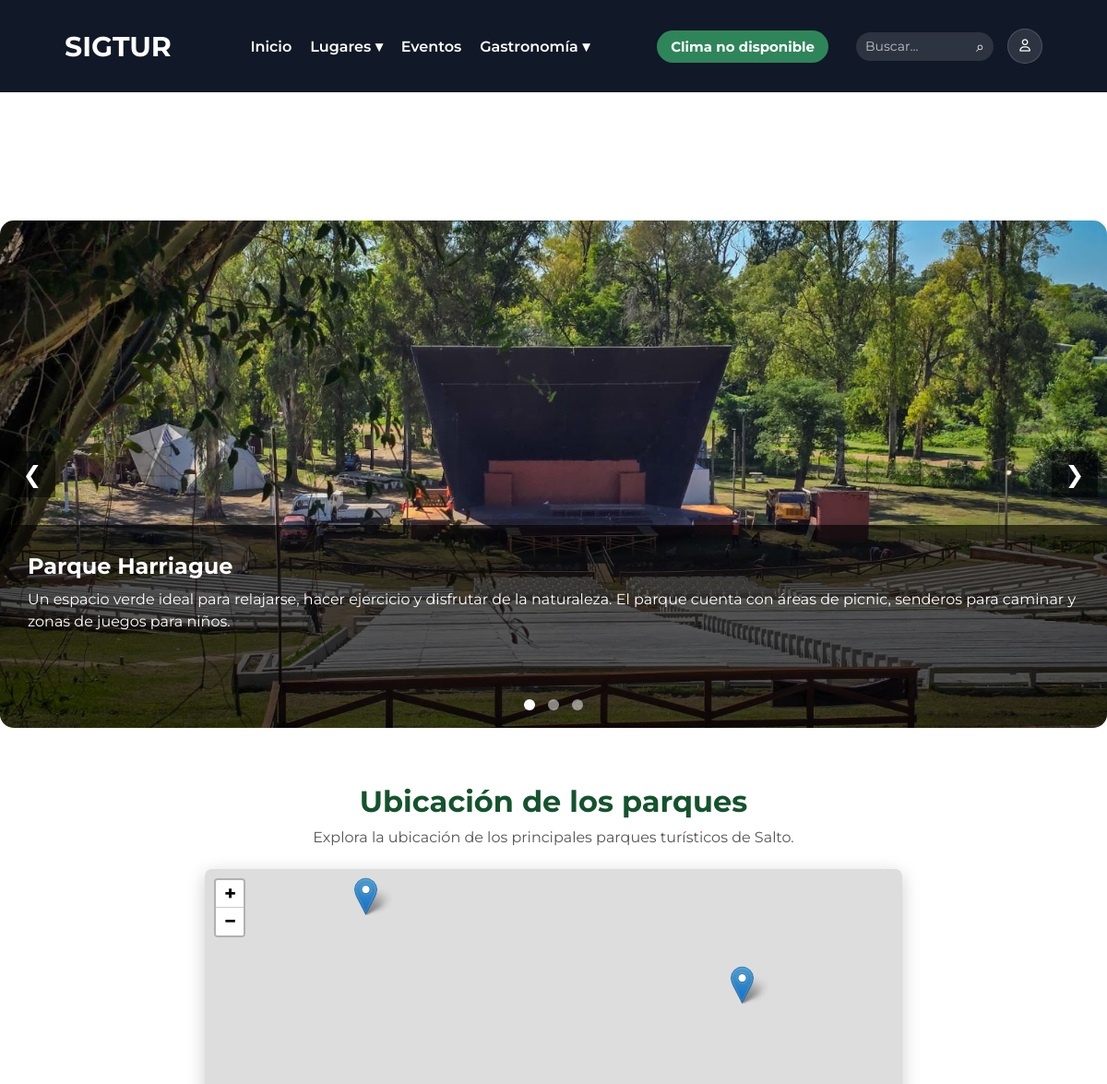
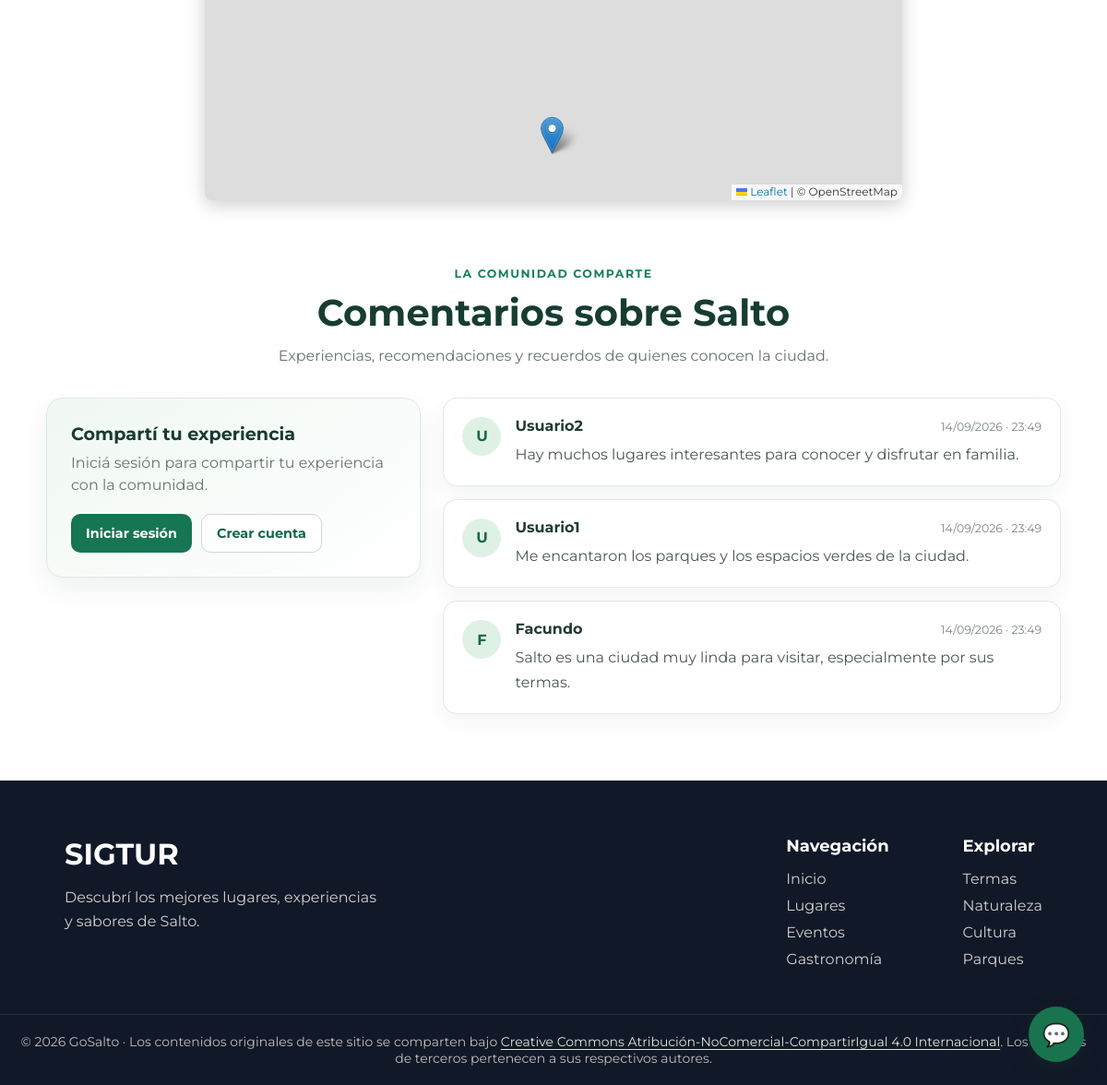
The page /pages/lugares/parques.php on the database its author committed (2 pictures, top to bottom).
### tables this page shows
CREATE TABLE `lugar` (
  `ID_LUGAR` int(11) NOT NULL,
  `NOMBRE` varchar(150) NOT NULL,
  `DESCRIPCION` text DEFAULT NULL,
  `DIRECCION` varchar(200) NOT NULL,
  `IMAGEN` varchar(255) DEFAULT NULL,
  `LATITUD` decimal(10,7) DEFAULT NULL,
  `LONGITUD` decimal(10,7) DEFAULT NULL
);

CREATE TABLE `comentario` (
  `ID_COMENTARIO` int(11) NOT NULL,
  `ID_USUARIO` int(11) NOT NULL,
  `COMENTARIO` text NOT NULL,
  `FECHA` datetime DEFAULT current_timestamp()
);

CREATE TABLE `usuario` (
  `ID_USUARIO` int(11) NOT NULL,
  `ID_ROL` int(11) NOT NULL,
  `NOMBRE` varchar(100) NOT NULL,
  `CONTRASENA` varchar(255) NOT NULL,
  `CORREO` varchar(150) NOT NULL
);

### config/config.php (called while the page is built, shortened)
<?php
function url($ruta)
{
    return BASE_URL . $ruta;
}
?>

### pages/lugares/parques.php (the view, shortened to what this page needs)
<?php
require_once("../../conexion.php");
$sql = "SELECT
            LUGAR.ID_LUGAR,
            LUGAR.NOMBRE,
            LUGAR.DESCRIPCION,
            LUGAR.DIRECCION,
            LUGAR.IMAGEN,
            LUGAR.LATITUD,
            LUGAR.LONGITUD
        FROM LUGAR
        INNER JOIN LUGAR_CATEGORIA
            ON LUGAR.ID_LUGAR = LUGAR_CATEGORIA.ID_LUGAR
        WHERE LUGAR_CATEGORIA.ID_CATEGORIA = 1";
$resultado = $conexion->query($sql);
$parques = $resultado->fetch_all(MYSQLI_ASSOC);
?>
<!DOCTYPE html>
<html lang="es">
<head>
    <link rel="stylesheet" href="<?php echo '../../assets/css/var.css'; ?>">
    <link rel="stylesheet" href="<?php echo '../../assets/css/styles.css'; ?>">
    <link rel="stylesheet" href="<?php echo '../../assets/css/componentes.css'; ?>">
    <link rel="stylesheet" href="<?php echo '../../assets/css/style-secciones.css'; ?>">
    <link rel="stylesheet" href="<?php echo '../../assets/css/slider.css'; ?>">
    <link rel="stylesheet" href="<?php echo '../../assets/css/comments.css?v=3'; ?>">
    <link rel="stylesheet" href="https://cdnjs.cloudflare.com/ajax/libs/font-awesome/6.7.2/css/all.min.css">
    <link rel="stylesheet" href="https://unpkg.com/leaflet@1.9.4/dist/leaflet.css"/>
</head>
<body>
<main class="main-content pagina-interna">
<?php include("../../includes/navbar.php"); ?>
<section class="slider-container">
    <button class="slider-btn prev">❮</button>
    <?php foreach ($parques as $indice => $parque) { ?>
        <div class="slide <?php echo $indice === 0 ? 'active' : ''; ?>">
            <img
                src="../../<?php echo $parque['IMAGEN']; ?>"
                alt="<?php echo $parque['NOMBRE']; ?>"
            >
            <div class="slide-info">
                <h2>
                    <?php echo $parque['NOMBRE']; ?>
                </h2>
                <p>
                    <?php echo $parque['DESCRIPCION']; ?>
                </p>
            </div>
        </div>
    <?php } ?>
    <button class="slider-btn next">❯</button>
    <div class="slider-dots">
        <?php foreach ($parques as $indice => $parque) { ?>
            <span class="dot <?php echo $indice === 0 ? 'active' : ''; ?>"></span>
        <?php } ?>
    </div>
</section>
<section class="mapa-parques">
    <h2>Ubicación de los parques</h2>
    <p>
        Explora la ubicación de los principales parques turísticos de Salto.
    </p>
    <div id="mapaParques"></div>
</section>
<?php include("../../includes/comments.php"); ?>
</main>
<?php include("../../includes/footer.php"); ?>
<?php include("../../includes/chat-widget.php"); ?>
</body>
</html>

### includes/comments.php (shortened to what this page needs)
<?php
require_once(__DIR__ . "/../conexion.php");
require_once(__DIR__ . "/../config/config.php");
try {
    $resultadoComentarios = $conexion->query(
        "SELECT COMENTARIO.COMENTARIO, USUARIO.NOMBRE, COMENTARIO.FECHA
         FROM COMENTARIO
         INNER JOIN USUARIO ON COMENTARIO.ID_USUARIO = USUARIO.ID_USUARIO
         ORDER BY COMENTARIO.ID_COMENTARIO DESC"
    );
} catch (mysqli_sql_exception $error) {
    error_log("No se pudieron cargar los comentarios: " . $error->getMessage());
    $resultadoComentarios = false;
}
?>
<section class="comentarios" id="comentarios">
    <header class="comentarios-header">
        <span class="comentarios-etiqueta">La comunidad comparte</span>
        <h2>Comentarios sobre Salto</h2>
        <p>Experiencias, recomendaciones y recuerdos de quienes conocen la ciudad.</p>
    </header>
    <div class="comentarios-contenido">
        <div class="comentario-formulario">
            <h3>Compartí tu experiencia</h3>
            <?php if (isset($_SESSION['id_usuario'])) { ?>
                <p class="comentario-sesion">
                    Publicando como <strong><?= htmlspecialchars($_SESSION['nombre'] ?? 'Usuario', ENT_QUOTES, 'UTF-8') ?></strong>
                </p>
                <form action="<?= htmlspecialchars(url('pages/guardar_comentario.php'), ENT_QUOTES, 'UTF-8') ?>" method="POST">
                    <input type="hidden" name="csrf_token" value="<?= htmlspecialchars($_SESSION['csrf_comentario'], ENT_QUOTES, 'UTF-8') ?>">
                    <input type="hidden" name="return_to" value="<?= htmlspecialchars($_SERVER['REQUEST_URI'] ?? '/', ENT_QUOTES, 'UTF-8') ?>">
                    <label for="texto-comentario">Tu comentario</label>
                    <textarea
                        id="texto-comentario"
                        name="comentario"
                        maxlength="2000"
                        rows="5"
                        placeholder="¿Qué te gustó de Salto? Compartí tu recomendación..."
                        required
                    ></textarea>
                    <div class="comentario-formulario-pie">
                        <small>Hasta 2000 caracteres</small>
                        <button type="submit">Publicar comentario</button>
                    </div>
                </form>
            <?php } else { ?>
                <p>Iniciá sesión para compartir tu experiencia con la comunidad.</p>
                <div class="comentario-acceso">
                    <a href="<?= htmlspecialchars(url('pages/login.php'), ENT_QUOTES, 'UTF-8') ?>">Iniciar sesión</a>
                    <a href="<?= htmlspecialchars(url('pages/register.php'), ENT_QUOTES, 'UTF-8') ?>">Crear cuenta</a>
                </div>
            <?php } ?>
        </div>
        <div class="comentarios-lista">
            <?php if ($resultadoComentarios === false) { ?>
                <p class="comentarios-vacio">No se pudieron cargar los comentarios en este momento. Intentá nuevamente más tarde.</p>
            <?php } elseif ($resultadoComentarios->num_rows === 0) { ?>
                <p class="comentarios-vacio">Todavía no hay comentarios. ¡Sé la primera persona en compartir su experiencia!</p>
            <?php } else { ?>
                <?php while ($comentario = $resultadoComentarios->fetch_assoc()) { ?>
                    <article class="comentario">
                        <div class="comentario-avatar" aria-hidden="true">
                            <?= htmlspecialchars(mb_strtoupper(mb_substr($comentario['NOMBRE'], 0, 1, 'UTF-8'), 'UTF-8'), ENT_QUOTES, 'UTF-8') ?>
                        </div>
                        <div class="comentario-detalle">
                            <div class="comentario-meta">
                                <h3><?= htmlspecialchars($comentario['NOMBRE'], ENT_QUOTES, 'UTF-8') ?></h3>
                                <time datetime="<?= htmlspecialchars($comentario['FECHA'], ENT_QUOTES, 'UTF-8') ?>">
                                    <?= htmlspecialchars(date('d/m/Y · H:i', strtotime($comentario['FECHA'])), ENT_QUOTES, 'UTF-8') ?>
                                </time>
                            </div>
                            <p><?= nl2br(htmlspecialchars($comentario['COMENTARIO'], ENT_QUOTES, 'UTF-8')) ?></p>
                        </div>
                    </article>
                <?php } ?>
            <?php } ?>
        </div>
    </div>
</section>

### assets/css/var.css (style rules this page uses)
:root { --fuente: 'Montserrat', sans-serif; --color-principal: rgb(255, 255, 255); --color-secundario : #f5f5f5; --color-principal-texto: rgb(0, 0, 0); --color-secundario-texto : #555; --color-redes: #333; --tamaño-principal-h1: 30px; --tamaño-principal-fuente: 15px; }

### assets/css/styles.css (style rules this page uses)
* { margin: 0; padding: 0; box-sizing: border-box; font-family: var(--fuente); }
html, body { width: 100%; min-height: 100%; scroll-behavior: smooth; }
body { display: flex; flex-direction: column; min-height: 100vh; }
main { flex: 1; }
.pagina-interna { padding-top:100px; flex:1; }

### assets/css/componentes.css (style rules this page uses)
.slider-container { position: relative; max-width: 1200px; height: 550px; margin: 120px auto 40px auto; overflow: hidden; border-radius: 15px; }
.slide { display: none; width: 100%; height: 100%; position: relative; }
.slide.active { display: block; }
.slide img { width: 100%; height: 100%; object-fit: cover; }
.slide-info { position: absolute; bottom: 0; left: 0; width: 100%; height: 40%; background: rgba(0,0,0,0.65); color: white; padding: 30px; box-sizing: border-box; }
.slide-info h2 { margin-bottom: 10px; }
.slide-info p { line-height: 1.5; }
.slider-btn { position: absolute; top: 50%; transform: translateY(-50%); background: rgba(0,0,0,0.5); color: white; border: none; width: 50px; height: 50px; cursor: pointer; font-size: 25px; z-index: 100; }
.prev { left: 10px; }
.next { right: 10px; }
.slider-dots { position: absolute; bottom: 15px; width: 100%; text-align: center; z-index: 100; }
.dot { width: 12px; height: 12px; background: rgba(255,255,255,0.5); border-radius: 50%; display: inline-block; margin: 0 5px; cursor: pointer; }
.dot.active { background: white; }

### assets/css/style-secciones.css (style rules this page uses)
.mapa-parques { width:90%; margin:60px auto; text-align:center; }
.mapa-parques h2 { font-size:32px; color:#14532d; margin-bottom:10px; }
.mapa-parques p { margin-bottom:25px; color:#555; }
#mapaParques { width:100%; height:550px; border-radius:15px; box-shadow:0px 5px 20px rgba(0,0,0,.2); }

### assets/css/slider.css (style rules this page uses)
.slider-container { position: relative; max-width: 1200px; height: 550px; margin: 120px auto 40px auto; overflow: hidden; border-radius: 15px; }
.slide { display: none; width: 100%; height: 100%; position: relative; }
.slide.active { display: block; }
.slide img { width: 100%; height: 100%; object-fit: cover; }
.slide-info { position: absolute; bottom: 0; left: 0; width: 100%; height: 40%; background: rgba(0,0,0,0.65); color: white; padding: 30px; box-sizing: border-box; }
.slide-info h2 { margin-bottom: 10px; }
.slide-info p { line-height: 1.5; }
.slider-btn { position: absolute; top: 50%; transform: translateY(-50%); background: rgba(0,0,0,0.5); color: white; border: none; width: 50px; height: 50px; cursor: pointer; font-size: 25px; z-index: 100; }
.prev { left: 10px; }
.next { right: 10px; }
.slider-dots { position: absolute; bottom: 15px; width: 100%; text-align: center; z-index: 100; }
.dot { width: 12px; height: 12px; background: rgba(255,255,255,0.5); border-radius: 50%; display: inline-block; margin: 0 5px; cursor: pointer; }
.dot.active { background: white; }

### pages/lugares/parques.php (style rules this page uses)
#mapaParques { width: 70%; height: 450px; border-radius: 8px; margin: 15px auto 0; z-index: 1; }

### rows shown on the page
lugar: IMAGEN (picture), NOMBRE "Parque Harriague", DESCRIPCION "Un espacio verde ideal para relajarse, hacer ejercicio y disfrutar de la naturaleza. El parque cuenta con áreas de picnic, senderos para caminar y zonas de juegos para niños."
comentario: ID_USUARIO.NOMBRE "U", ID_USUARIO.NOMBRE "Usuario2", FECHA "14/09/2026 · 23:49", COMENTARIO "Hay muchos lugares interesantes para conocer y disfrutar en familia."
comentario: ID_USUARIO.NOMBRE "U", ID_USUARIO.NOMBRE "Usuario1", FECHA "14/09/2026 · 23:49", COMENTARIO "Me encantaron los parques y los espacios verdes de la ciudad."
comentario: ID_USUARIO.NOMBRE "F", ID_USUARIO.NOMBRE "Facundo", FECHA "14/09/2026 · 23:49", COMENTARIO "Salto es una ciudad muy linda para visitar, especialmente por sus termas."
